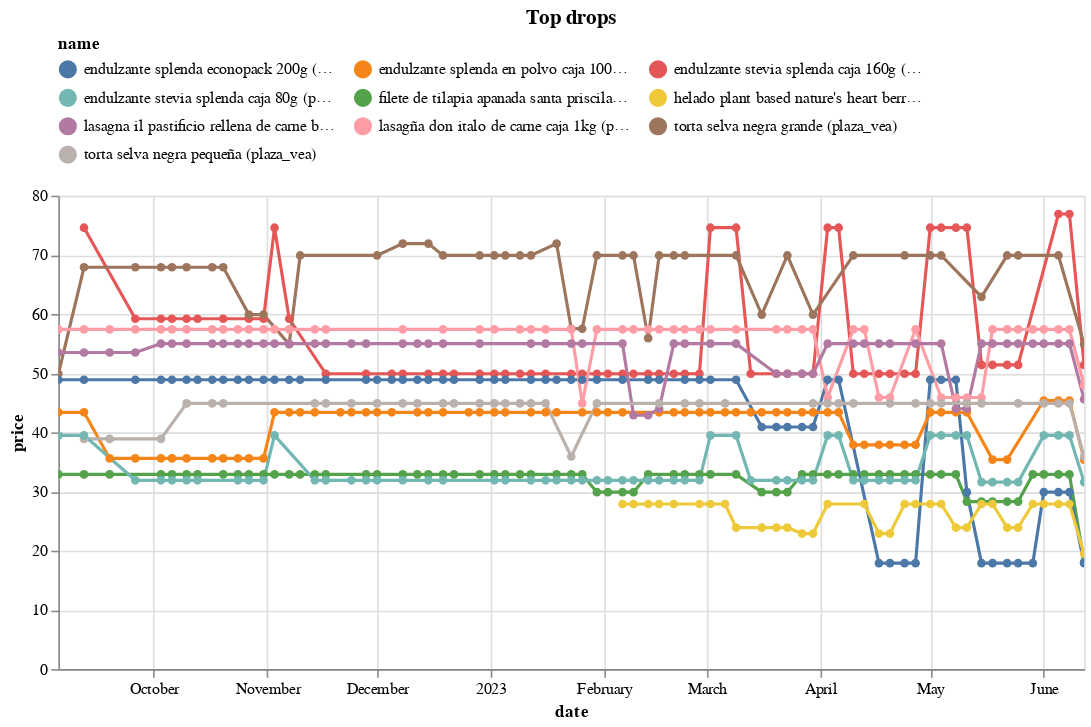

Here is the notebook cell this chart was saved with:
### Code cell
(top_changes_abs
 .sort_values('change')
 .head(10)
 .pipe(plot_changes, 'Top drops')
)

### Figure 1 — Vega-Lite specification as saved in the notebook (floating-point values rounded to 4 significant figures; data arrays with more than 128 entries replaced by an {"elided": "..."} marker saying what was removed)
{"config": {"view": {"continuousWidth": 300, "continuousHeight": 300}, "legend": {"columns": 3, "orient": "top"}}, "data": {"name": "data-fae2c6f21513af8927bc25ff1319711c"}, "mark": {"type": "line", "point": true}, "encoding": {"color": {"field": "name", "scale": {"domain": ["endulzante splenda econopack 200g (plaza_vea)", "endulzante splenda en polvo caja 100 sobres (plaza_vea)", "endulzante stevia splenda caja 160g (plaza_vea)", "endulzante stevia splenda caja 80g (plaza_vea)", "filete de tilapia apanada santa priscila bolsa 454g (plaza_vea)", "helado plant based nature's heart berries  pote 490ml (plaza_vea)", "lasagna il pastificio rellena de carne bandeja 1kg (plaza_vea)", "lasagña don italo de carne caja 1kg (plaza_vea)", "torta selva negra grande (plaza_vea)", "torta selva negra pequeña (plaza_vea)"]}, "type": "nominal"}, "tooltip": [{"field": "name", "type": "nominal"}, {"field": "price", "type": "quantitative"}, {"field": "last_price", "type": "quantitative"}], "x": {"field": "date", "type": "temporal"}, "y": {"field": "price", "type": "quantitative"}}, "params": [{"name": "param_9", "select": {"type": "point", "fields": ["name"]}, "bind": "legend"}, {"name": "param_10", "select": {"type": "interval", "encodings": ["x", "y"]}, "bind": "scales"}], "title": "Top drops", "transform": [{"filter": {"param": "param_9"}}], "width": 650, "$schema": "https://vega.github.io/schema/vega-lite/v5.8.0.json", "datasets": {"data-fae2c6f21513af8927bc25ff1319711c": {"elided": "552 records"}}}
